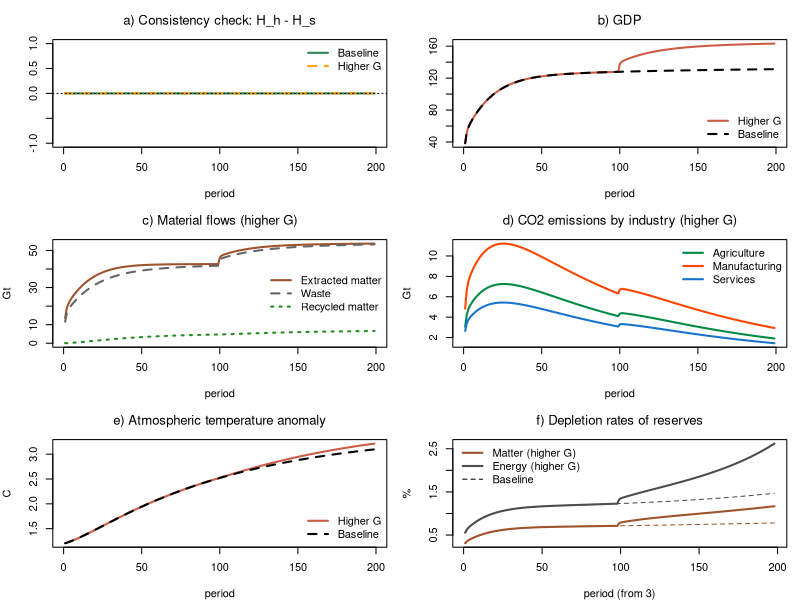

Write R code to recreate this figure.
# *************************************************************************
#  Model ECO-IO-SBM-FULL, full ecological block (3 industries, fixed prices)
#  Model ECO-IO-SBM (3a) plus matter, durable goods, recycling, socio-economic stock, waste, reserves and resources
#  Sources: Godley & Lavoie, Monetary Economics, chapters 4 and 7;
#           IO core as in the Leeds lectures (IO-PC, IO-BMW);
#           ecological block as in the ECO-3IO-PC model (Florence keynote)
#  Author: Marco Veronese Passarella
#  Last change: 20/11/2026
# *************************************************************************

# Clear environment
rm(list = ls(all = TRUE))

# Set model parameters ####
nPeriods    <- 200         # Periods
nScenarios  <- 2           # 1 baseline, 2 higher government spending
shockStart  <- 101         # Period at which the shock hits
alpha10     <- 0.68        # Propensity to consume out of disposable income: autonomous component
alpha11     <- 4           # Propensity to consume out of disposable income: sensitivity to the interest rate
alpha2      <- 0.1         # Propensity to consume out of wealth
lambda10    <- 0.25        # Portfolio: autonomous share of bills
lambda11    <- 1           # Portfolio: sensitivity of bills to interest rate
lambdac     <- 0.2         # Cash to (lagged) consumption ratio
theta       <- 0.2         # Average tax rate on income
delta       <- 0.1         # Depreciation rate
gamma       <- 0.1         # Speed of adjustment of capital to its target
kappaj      <- c(0.8, 1.3, 0.3)       # Target capital-gross output ratios by industry, pre-warming values (agriculture, manufacturing, services)
omega1      <- 0.2         # Sensitivity of target capital to warming

# Input-output parameters ####
nIndustries <- 3           # Industries (agriculture, manufacturing, services)
pr          <- c(3.5, 5, 2.2)         # Labour productivity by industry
betaC       <- c(0.15, 0.35, 0.50)    # Consumption shares by industry
betaI       <- c(0.20, 0.50, 0.30)    # Investment shares by industry
betaG       <- c(0.10, 0.30, 0.60)    # Government spending shares by industry
A  <- matrix(c(0.11, 0.12, 0.10,      # Technical coefficients
               0.21, 0.22, 0.20,      # (row: supplying industry; column: using industry)
               0.15, 0.18, 0.10), nrow = nIndustries, byrow = TRUE)
Leontief <- solve(diag(nIndustries) - A)   # (I - A)^-1, computed once (A is constant)

# Ecosystem parameters ####
eps_en      <- c(4, 3, 1.5)           # Energy intensity by industry (EJ per unit of output)
eta_en      <- c(0.12, 0.15, 0.18)    # Share of renewable energy by industry
beta_e0     <- 0.07        # Initial CO2 intensity of non-renewable energy (Gt per EJ)
g_beta_e    <- 0.01        # Rate of decline of CO2 intensity of non-renewable energy
tcre        <- 1.65 / 1000 # Transient climate response to cumulative carbon emissions (C per GtC)
fnc         <- 0.34        # Non-CO2 fraction of total anthropogenic forcing
car         <- 3.67        # Coefficient converting Gt of carbon into Gt of CO2
tau         <- tcre / ((1 - fnc) * car)  # Warming per Gt of cumulative CO2 emissions
temp0       <- 1.2         # Temperature anomaly at the start of the simulation (C)
mu_mat      <- c(0.2, 0.35, 0.05)     # Material intensity by industry (Gt per unit of output)
xi_dc       <- c(0.30, 0.80, 0.10)    # Share of consumption goods that are durable, by industry
zeta_dc     <- c(0.025, 0.035, 0.020) # Discard rate of durable goods, by industry
rho_dis     <- 0.5         # Recycling rate of discarded socio-economic stock
sigma_m     <- 0.0001      # Conversion rate of matter resources into reserves
sigma_e     <- 0.001       # Conversion rate of energy resources into reserves
Gbase       <- 20          # Government spending (baseline)
Gshock      <- 25          # Government spending (scenario 2)
psi         <- 1           # Fiscal rule: share of the extra interest bill offset by lower spending
rbar        <- 0.02        # Fiscal rule: reference interest rate

# Create the variables as matrices [scenario, period], all starting at zero ####

# A) Households
YD    <- matrix(0, nScenarios, nPeriods)  # Disposable income
C     <- matrix(0, nScenarios, nPeriods)  # Consumption
alpha1<- matrix(0, nScenarios, nPeriods)  # Propensity to consume out of disposable income
V     <- matrix(0, nScenarios, nPeriods)  # Net wealth
H_h   <- matrix(0, nScenarios, nPeriods)  # Cash held by households
B_h   <- matrix(0, nScenarios, nPeriods)  # Bills held by households
M_h   <- matrix(0, nScenarios, nPeriods)  # Bank deposits held by households

# B) Firms
Y     <- matrix(0, nScenarios, nPeriods)  # Output / income (GDP)
WB    <- matrix(0, nScenarios, nPeriods)  # Wage bill
N     <- matrix(0, nScenarios, nPeriods)  # Employment
w     <- matrix(0, nScenarios, nPeriods)  # Wage rate
I     <- matrix(0, nScenarios, nPeriods)  # Gross investment
K     <- matrix(0, nScenarios, nPeriods)  # Capital stock
omega <- matrix(1, nScenarios, nPeriods) # Climate factor on target capital (1 = no warming)
KT    <- matrix(0, nScenarios, nPeriods)  # Target capital stock
DA    <- matrix(0, nScenarios, nPeriods)  # Depreciation allowances
AF    <- matrix(0, nScenarios, nPeriods)  # Amortisation funds
L_d   <- matrix(0, nScenarios, nPeriods)  # Demand for bank loans

# Industry-level variables as arrays [scenario, period, industry] ####
d     <- array(0, dim = c(nScenarios, nPeriods, nIndustries))  # Final demand by industry
x     <- array(0, dim = c(nScenarios, nPeriods, nIndustries))  # Gross output
Nz    <- array(0, dim = c(nScenarios, nPeriods, nIndustries))  # Employment by industry

# E) Ecosystem
EN    <- matrix(0, nScenarios, nPeriods)  # Total energy required for production
REN   <- matrix(0, nScenarios, nPeriods)  # Renewable energy
NEN   <- matrix(0, nScenarios, nPeriods)  # Non-renewable energy
beta_e<- matrix(beta_e0, nScenarios, nPeriods) # CO2 intensity of non-renewable energy
EMIS  <- matrix(0, nScenarios, nPeriods)  # CO2 emissions
EMISz <- array(0, dim = c(nScenarios, nPeriods, nIndustries))  # CO2 emissions by industry
CO2c  <- matrix(0, nScenarios, nPeriods)  # Cumulative CO2 emissions (since period 1)
TEMP  <- matrix(temp0, nScenarios, nPeriods)  # Atmospheric temperature anomaly
XMAT  <- matrix(0, nScenarios, nPeriods)  # Production of material goods
XDUR  <- matrix(0, nScenarios, nPeriods)  # Material content of durable consumption goods
MAT   <- matrix(0, nScenarios, nPeriods)  # Extracted matter
REC   <- matrix(0, nScenarios, nPeriods)  # Recycled socio-economic stock
DIS   <- matrix(0, nScenarios, nPeriods)  # Discarded socio-economic stock
DC    <- array(0, dim = c(nScenarios, nPeriods, nIndustries))  # Stock of durable goods by industry
KH    <- matrix(0, nScenarios, nPeriods)  # Socio-economic stock
WA    <- matrix(0, nScenarios, nPeriods)  # Waste
K_m   <- matrix(6000,   nScenarios, nPeriods)  # Matter reserves
CONVm <- matrix(0,      nScenarios, nPeriods)  # Matter resources converted into reserves
RES_m <- matrix(388889, nScenarios, nPeriods)  # Matter resources
K_e   <- matrix(37000,  nScenarios, nPeriods)  # Energy reserves
CONVe <- matrix(0,      nScenarios, nPeriods)  # Energy resources converted into reserves
RES_e <- matrix(542000, nScenarios, nPeriods)  # Energy resources
CEN   <- matrix(0, nScenarios, nPeriods)  # Carbon mass of non-renewable energy
O2    <- matrix(0, nScenarios, nPeriods)  # Mass of oxygen

# C) Banks
L_s   <- matrix(0, nScenarios, nPeriods)  # Supply of bank loans
M_s   <- matrix(0, nScenarios, nPeriods)  # Supply of bank deposits
B_b   <- matrix(0, nScenarios, nPeriods)  # Bills held by banks (if < 0, CB advances)
FB    <- matrix(0, nScenarios, nPeriods)  # Bank profits (distributed to households)

# D) Government and central bank
TAX   <- matrix(0, nScenarios, nPeriods)  # Taxes
PSBR  <- matrix(0, nScenarios, nPeriods)  # Public sector borrowing requirement
B_s   <- matrix(0, nScenarios, nPeriods)  # Bills supplied by government
B_cb  <- matrix(0, nScenarios, nPeriods)  # Bills held by central bank
F_cb  <- matrix(0, nScenarios, nPeriods)  # Central bank profits
H_s   <- matrix(0, nScenarios, nPeriods)  # Cash supplied by central bank

# Exogenous variables as matrices (so they can take scenario-specific shocks) ####
G0  <- matrix(Gbase, nScenarios, nPeriods)  # Government spending, exogenous component
G   <- matrix(Gbase, nScenarios, nPeriods)  # Government spending
rb  <- matrix(0.02,  nScenarios, nPeriods)  # Interest rate on bills (policy rate)
rm  <- matrix(0.02,  nScenarios, nPeriods)  # Interest rate on deposits
rl  <- matrix(0.02,  nScenarios, nPeriods)  # Interest rate on loans

# Loop over scenarios ####
for (j in 1:nScenarios) {

  # Time loop
  for (i in 2:nPeriods) {

    # Shocks ####
    if (i >= shockStart && j == 2) G0[j, i] <- Gshock        # higher government spending

    # Solve the SIMULTANEOUS equations by iteration
    for (iter in 1:100) {

      # A) HOUSEHOLDS ####
      YD[j, i]   = WB[j, i] - TAX[j, i] +
        rb[j, i - 1] * B_h[j, i - 1] + rm[j, i - 1] * M_h[j, i - 1] + FB[j, i]  # Disposable income (1)
      TAX[j, i]  = theta * (WB[j, i] + FB[j, i] + rb[j, i - 1] * B_h[j, i - 1] +
        rm[j, i - 1] * M_h[j, i - 1])                                        # Taxes on household income (2)
      V[j, i]    = V[j, i - 1] + (YD[j, i] - C[j, i])                       # Wealth accumulation (3)
      alpha1[j, i] = alpha10 - alpha11 * rb[j, i - 1]               # Propensity to consume and interest rate (4)
      C[j, i]    = alpha1[j, i] * YD[j, i] + alpha2 * V[j, i - 1]           # Consumption (5)
      H_h[j, i]  = lambdac * C[j, i - 1]                                    # Cash for transactions (6)
      B_h[j, i]  = V[j, i] * (lambda10 + lambda11 * rb[j, i])               # Demand for bills (7)
      M_h[j, i]  = V[j, i] - H_h[j, i] - B_h[j, i]                          # Deposits as buffer stock (8)

      # B) FIRMS ####
      Y[j, i]    = C[j, i] + I[j, i] + G[j, i]                              # GDP (9)
      WB[j, i]   = Y[j, i] - rl[j, i - 1] * L_d[j, i - 1] - AF[j, i]        # Wage bill = residual, no retained profits (10)
      N[j, i]    = sum(Nz[j, i, ])                                          # Employment (11)
      w[j, i]    = WB[j, i] / N[j, i]                                       # Wage rate (12)
      KT[j, i]   = omega[j, i] * sum(kappaj * x[j, i - 1, ])                       # Target capital (13)
      DA[j, i]   = delta * K[j, i - 1]                                      # Depreciation allowances (14)
      AF[j, i]   = DA[j, i]                                                 # Amortisation funds (15)
      I[j, i]    = gamma * (KT[j, i] - K[j, i - 1]) + DA[j, i]              # Gross investment (16)
      K[j, i]    = K[j, i - 1] + I[j, i] - DA[j, i]                         # Capital accumulation (17)
      L_d[j, i]  = L_d[j, i - 1] + I[j, i] - AF[j, i]                       # Loans fund net investment   (18)

      # INDUSTRIAL STRUCTURE ####
      d[j, i, ]  = betaC * C[j, i] + betaI * I[j, i] + betaG * G[j, i]      # Final demand by industry (19)
      x[j, i, ]  = Leontief %*% d[j, i, ]                                   # Gross output (20)
      Nz[j, i, ] = x[j, i, ] / pr                                           # Employment by industry (21)
      
      # E) ECOSYSTEM ####
      EN[j, i]   = sum(eps_en * x[j, i, ])                                  # Energy required for production (22)
      REN[j, i]  = sum(eps_en * eta_en * x[j, i, ])                         # Renewable energy (23)
      NEN[j, i]  = EN[j, i] - REN[j, i]                                     # Non-renewable energy (24)
      beta_e[j, i] = beta_e[j, i - 1] * (1 - g_beta_e)                      # Declining CO2 intensity (25)
      EMIS[j, i] = beta_e[j, i] * NEN[j, i]                                 # CO2 emissions (26)
      EMISz[j, i, ] = beta_e[j, i] * eps_en * (1 - eta_en) * x[j, i, ]      # CO2 emissions by industry (27)
      CO2c[j, i] = CO2c[j, i - 1] + EMIS[j, i]                              # Cumulative emissions (28)
      TEMP[j, i] = temp0 + tau * CO2c[j, i]                                   # Temperature anomaly (29)
      omega[j, i] = 1 - omega1 * (TEMP[j, i - 1] - temp0)               # Warming and target capital (30)
      
      # Matter, durable goods and socio-economic stock
      XMAT[j, i] = sum(mu_mat * x[j, i, ])                                  # Production of material goods (31)
      MAT[j, i]  = XMAT[j, i] - REC[j, i]                                   # Extraction of matter (32)
      REC[j, i]  = rho_dis * DIS[j, i]                                      # Recycled matter (33)
      DIS[j, i]  = sum(mu_mat * zeta_dc * DC[j, i - 1, ])                   # Discarded socio-economic stock (34)
      DC[j, i, ] = DC[j, i - 1, ] + xi_dc * betaC * C[j, i] - zeta_dc * DC[j, i - 1, ]  # Stock of durable goods (35)
      XDUR[j, i] = sum(mu_mat * xi_dc * betaC * C[j, i])                    # Material content of new durables (36)
      KH[j, i]   = KH[j, i - 1] + XDUR[j, i] - DIS[j, i]                    # Socio-economic stock (37)
      WA[j, i]   = MAT[j, i] - (KH[j, i] - KH[j, i - 1])                    # Waste (38)
      
      # Reserves and resources
      CONVm[j, i] = sigma_m * RES_m[j, i - 1]                               # Matter resources converted into reserves (39)
      RES_m[j, i] = RES_m[j, i - 1] - CONVm[j, i]                           # Matter resources (40)
      K_m[j, i]   = K_m[j, i - 1] + CONVm[j, i] - MAT[j, i]                 # Matter reserves (41)
      CONVe[j, i] = sigma_e * RES_e[j, i - 1]                               # Energy resources converted into reserves (42)
      RES_e[j, i] = RES_e[j, i - 1] - CONVe[j, i]                           # Energy resources (43)
      K_e[j, i]   = K_e[j, i - 1] + CONVe[j, i] - NEN[j, i]                 # Energy reserves (44)
      CEN[j, i]   = EMIS[j, i] / car                                        # Carbon mass of non-renewable energy (45)
      O2[j, i]    = EMIS[j, i] - CEN[j, i]                                  # Mass of oxygen (46)
      
      # C) BANKS ####
      L_s[j, i]  = L_s[j, i - 1] + (L_d[j, i] - L_d[j, i - 1])              # Loans supplied on demand (47)
      M_s[j, i]  = M_s[j, i - 1] + (L_s[j, i] - L_s[j, i - 1])              # Loans create deposits (48)
      B_b[j, i]  = M_h[j, i] - M_s[j, i]                                    # Bills held by banks (49)
      FB[j, i]   = rl[j, i - 1] * L_s[j, i - 1] + rb[j, i - 1] * B_b[j, i - 1] -
        rm[j, i - 1] * M_h[j, i - 1]                                         # Bank profits (50)

      # D) GOVERNMENT AND CENTRAL BANK ####
      F_cb[j, i] = rb[j, i - 1] * B_cb[j, i - 1]                            # Central bank profits (51)
      G[j, i]    = G0[j, i] - psi * (rb[j, i - 1] - rbar) * B_s[j, i - 1]   # Fiscal rule (52)
      PSBR[j, i] = G[j, i] + rb[j, i - 1] * B_s[j, i - 1] - TAX[j, i] - F_cb[j, i] # Borrowing requirement (53)
      B_s[j, i]  = B_s[j, i - 1] + PSBR[j, i]                               # Supply of bills (54)
      B_cb[j, i] = B_s[j, i] - B_h[j, i] - B_b[j, i]                        # Central bank residual (55)
      H_s[j, i]  = H_s[j, i - 1] + (B_cb[j, i] - B_cb[j, i - 1])            # Supply of cash (56)
    }
  }
}

# Display the results ####
sfcGap <- max(abs(H_h[, 2:nPeriods] - H_s[, 2:nPeriods]))     # Hidden equation: H_h = H_s
ioGap  <- max(abs(apply(x[, 2:nPeriods, ], c(1, 2), sum) -
                  apply(x[, 2:nPeriods, ], c(1, 2), function(v) sum(A %*% v)) -
                  apply(d[, 2:nPeriods, ], c(1, 2), sum)))  # IO check: x = A x + d
cat(" ******************************")
cat("\n Industries =", nIndustries)
cat("\n Max |H_h - H_s| =", sfcGap)
cat("\n Max IO gap =", ioGap)
cat("\n ******************************")
cat("\n Values at period", nPeriods, "(baseline | higher G): \n Y =",
    round(Y[1, nPeriods], 2), "|", round(Y[2, nPeriods], 2),
    "\n x =", round(x[1, nPeriods, ], 2), "|", round(x[2, nPeriods, ], 2),
    "\n N =", round(N[1, nPeriods], 2), "|", round(N[2, nPeriods], 2),
    "\n EMIS =", round(EMIS[1, nPeriods], 2), "|", round(EMIS[2, nPeriods], 2),
    "\n TEMP =", round(TEMP[1, nPeriods], 2), "|", round(TEMP[2, nPeriods], 2),
    "\n climate factor (omega) =", round(omega[1, nPeriods], 4), "|", round(omega[2, nPeriods], 4),
    "\n MAT =", round(MAT[1, nPeriods], 2), "|", round(MAT[2, nPeriods], 2),
    "\n WA =", round(WA[1, nPeriods], 2), "|", round(WA[2, nPeriods], 2),
    "\n KH =", round(KH[1, nPeriods], 1), "|", round(KH[2, nPeriods], 1),
    "\n w =", round(w[1, nPeriods], 3), "|", round(w[2, nPeriods], 3))
cat("\n ******************************")

# Plot the results ####
indCol <- c("springgreen4", "orangered", "dodgerblue3")   # Industry colours
indLab <- c("Agriculture", "Manufacturing", "Services")   # Industry names
per    <- 2:nPeriods                                       # Periods shown

op = par(mfrow = c(3, 2), mar = c(4, 4, 3, 1))

# a) Consistency check (both scenarios): H_h - H_s should hug zero
plot(H_h[1, per] - H_s[1, per], type = "l", col = "seagreen", lwd = 2,
     font.main = 1, main = "a) Consistency check: H_h - H_s", xlab = "period", ylab = "",
     ylim = range(-1, 1))
lines(H_h[2, per] - H_s[2, per], col = "orange", lwd = 2, lty = 2)
abline(h = 0, lty = 3)
legend("topright", c("Baseline", "Higher G"), col = c("seagreen", "orange"),
       lwd = 2, lty = c(1, 2), bty = "n")

# b) GDP: baseline vs higher government spending
plot(Y[2, per], type = "l", col = "coral3", lwd = 2, font.main = 1,
     main = "b) GDP", xlab = "period", ylab = "", ylim = range(Y[, per]))
lines(Y[1, per], col = "black", lwd = 2, lty = 2)
legend("bottomright", c("Higher G", "Baseline"), col = c("coral3", "black"),
       lwd = 2, lty = c(1, 2), bty = "n")

# c) Material flows (higher G)
plot(MAT[2, per], type = "l", col = "sienna", lwd = 2, font.main = 1,
     main = "c) Material flows (higher G)", xlab = "period", ylab = "Gt",
     ylim = range(0, MAT[2, per], WA[2, per]))
lines(WA[2, per], col = "gray40", lwd = 2, lty = 2)
lines(REC[2, per], col = "forestgreen", lwd = 2, lty = 3)
legend("right", c("Extracted matter", "Waste", "Recycled matter"),
       col = c("sienna", "gray40", "forestgreen"), lwd = 2, lty = 1:3, bty = "n")

# d) CO2 emissions by industry (higher G)
matplot(EMISz[2, per, ], type = "l", lty = 1, lwd = 2, col = indCol, font.main = 1,
        main = "d) CO2 emissions by industry (higher G)", xlab = "period", ylab = "Gt")
legend("topright", indLab, col = indCol, lwd = 2, bty = "n")

# e) Temperature anomaly
plot(TEMP[2, per], type = "l", col = "coral3", lwd = 2, font.main = 1,
     main = "e) Atmospheric temperature anomaly", xlab = "period", ylab = "C",
     ylim = range(TEMP[, per]))
lines(TEMP[1, per], col = "black", lwd = 2, lty = 2)
legend("bottomright", c("Higher G", "Baseline"), col = c("coral3", "black"),
       lwd = 2, lty = c(1, 2), bty = "n")

# f) Depletion rates of reserves
dm = 100 * MAT[, 3:nPeriods] / K_m[, 2:(nPeriods - 1)]
de = 100 * NEN[, 3:nPeriods] / K_e[, 2:(nPeriods - 1)]
plot(dm[2, ], type = "l", col = "sienna", lwd = 2, font.main = 1,
     main = "f) Depletion rates of reserves", xlab = "period (from 3)", ylab = "%",
     ylim = range(dm, de))
lines(dm[1, ], col = "sienna", lwd = 1, lty = 2)
lines(de[2, ], col = "gray30", lwd = 2)
lines(de[1, ], col = "gray30", lwd = 1, lty = 2)
legend("topleft", c("Matter (higher G)", "Energy (higher G)", "Baseline"),
       col = c("sienna", "gray30", "black"), lwd = c(2, 2, 1), lty = c(1, 1, 2), bty = "n")

par(op)
